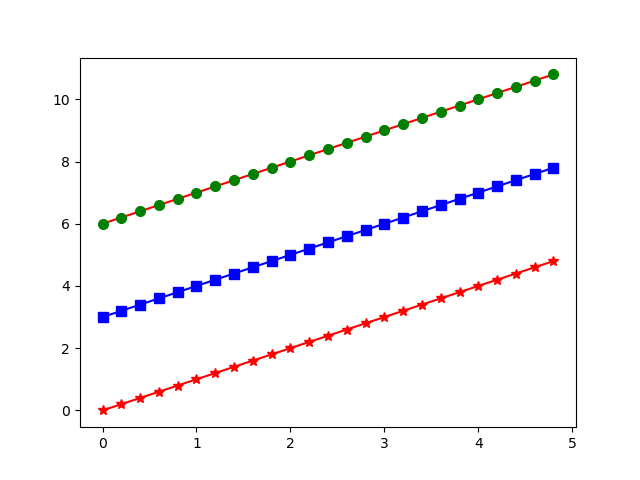

Generate this figure with Python:
#example 7:
#-------------------

import matplotlib.pyplot as plt
import numpy as np
# evenly sampled time at 200ms intervals

t = np.arange(0.0, 5.0, 0.2) #numbers generated will be at AN INTERVAL OF 0.2....EG 4.2 ,4.4 , 4.6 , 4.8
print(t)

#red stars , blue squares and green dots
plt.plot(t, t  ,'r*-',
         t, t+3,'bs-',
         t, t+6,'r-', #now do red line an dots green
         t, t+6,'go',
         markersize = 7 )
plt.show()
